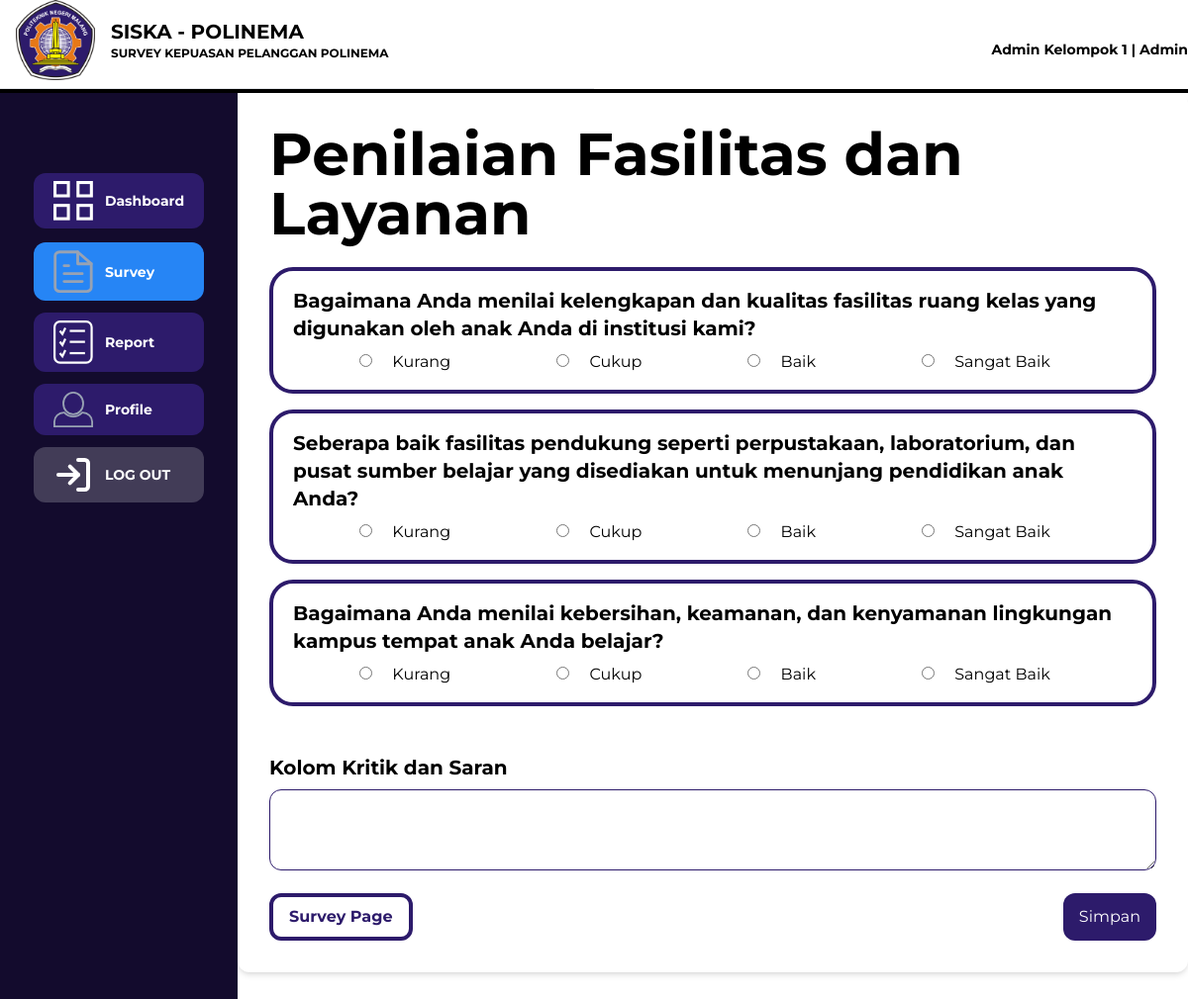
Page /wali/penilaianFasilitas_Wali.php (signed in) on the committed database.
### tables this page shows
CREATE TABLE `m_survey_soal` (
  `id_soal` int(11) NOT NULL,
  `id_survey` int(11) DEFAULT NULL,
  `id_kategori` int(11) DEFAULT NULL,
  `no_urut` int(11) DEFAULT NULL,
  `soal_jenis` enum('pilihan') DEFAULT NULL,
  `soal_nama` varchar(500) DEFAULT NULL
);

### wali/penilaianFasilitas_Wali.php (the view, shortened to what this page needs)
<?php
$servername = "localhost";
$username_db = "root";
$password_db = "";
$database = "projekakhir";
$conn = new mysqli($servername, $username_db, $password_db, $database);
$sql = "SELECT s.id_soal, s.id_survey id_survey, k.kategori_nama, k.id_kategori id_kategori, soal_nama FROM m_survey_soal s LEFT JOIN m_kategori k ON s.id_kategori = k.id_kategori WHERE s.id_kategori = 1 && s.id_survey=3;";
$result = $conn->query($sql);
?>
<!DOCTYPE html>
<html lang="en">
<script src="https://cdn.tailwindcss.com"></script>
<body>
    <div class="grid grid-cols-2">
        <div class="left relative">
            <div class="flex items-center gap-4 mb-2 ps-4">
                <img src="../aset/lambang-polinema1.png" class="w-20" />
                <div>
                    <h1 class="font-bold text-xl">SISKA - POLINEMA</h1>
                    <p class="text-xs font-bold">SURVEY KEPUASAN PELANGGAN POLINEMA</p>
                </div>
            </div>
        </div>
        <div class="text-sm text-end mt-10">
            <h1><b><?=$_SESSION['nama']?> | <?=$_SESSION['user_type']?></b></h1>
        </div>
        <hr />
    </div>
    <hr class="border-2 border-black" />
    <div class="grid grid-cols-5 h-screen">
        <div class="left bg-[#130B2d] py-20 relative">
            <ul class="grid grid-rows-3 gap-3 text-center text-sm items-center justify-center">
                <li class="px-5 py-2 bg-[#2D1B6B] font-bold text-white rounded-xl">
                    <a class="flex items-center gap-3" href="dashboardWali.php"><img src="../aset/dashSym.svg" class="w-10" /><span>Dashboard</span></a>
                </li>
                <li class="px-5 py-2 bg-[#2685F5] font-bold text-white rounded-xl">
                    <a class="flex items-center gap-3" href="surveyWali.php"><img src="../aset/surveySym.svg" class="w-10" /><span>Survey</span></a>
                </li>
                <li class="px-5 py-2 bg-[#2D1B6B] font-bold text-white rounded-xl">
                    <a class="flex items-center gap-3" href="reportWali.php"><img src="../aset/ReportSym.svg" class="w-10" /><span>Report</span></a>
                </li>
                <li class="px-5 py-2 bg-[#2D1B6B] font-bold text-white rounded-xl">
                    <a class="flex items-center gap-3" href="profileWali.php"><img src="../aset/profileSym.svg" class="w-10" /><span>Profile</span></a>
                </li>
                <li class="px-5 py-2 bg-[#423C57] font-bold text-white rounded-xl">
                    <a class="flex items-center gap-3" href="../logout.php"><img src="../aset/Logout.svg" class="w-10" /><span>LOG OUT</span></a>
                </li>
            </ul>
        </div>
        <div class="col-span-4">
        <main class="col-span-4">
        <div class="bg-white p-8 rounded-xl shadow-md">
        <h1 class="text-6xl font-bold mb-6">Penilaian Fasilitas dan Layanan</h1>
        <form action = "submitProses_Wali.php" method= "post">
            <div class="grid gap-4 col-span-4">
                <?php
                if ($result->num_rows > 0) {
                    while($row = $result->fetch_assoc()) {
                      ?>
                <div class="border rounded-3xl px-5 py-4 border-[#2D1B6B] border-4 w-full">
                    <h2 class="text-xl font-bold mb-2"><?=$row['soal_nama']?></h2>
                    <div class="flex justify-evenly gap-6 w-full">
                    <div>
                        <input type="radio" id="<?=$row['id_kategori'].'1'?>" name="<?=$row['id_soal']?>" value="kurang"  />
                        <label for="<?=$row['id_kategori'].'1'?>" class=" text-black py-2 px-4 rounded-xl">Kurang</label>
                    </div>
                    <div>
                        <input type="radio" id="<?=$row['id_kategori'].'2'?>" name="<?=$row['id_soal']?>" value="cukup" />
                        <label for="<?=$row['id_kategori'].'2'?>" class=" text-black py-2 px-4 rounded-xl">Cukup</label>
                    </div>
                    <div>
                        <input type="radio" id="<?=$row['id_kategori'].'3'?>" name="<?=$row['id_soal']?>" value="baik" />
                        <label for="<?=$row['id_kategori'].'3'?>" class=" text-black py-2 px-4 rounded-xl">Baik</label>
                    </div>
                    <div>
                        <input type="radio" id="<?=$row['id_kategori'].'4'?>" name="<?=$row['id_soal']?>" value="sangat baik" />
                        <label for="<?=$row['id_kategori'].'4'?>" class=" text-black py-2 px-4 rounded-xl">Sangat Baik</label>
                    </div>
                    </div>
                </div>
                <?php
                    }
                  } else {
                    echo "0 results";
                  }
                ?>
            <div class="mt-8">
                <h2 class="text-xl font-bold mb-2">Kolom Kritik dan Saran</h2>
                <textarea class="w-full p-4 rounded-xl border border-[#2D1B6B]" name="saran"></textarea>
            </div>
            <div>
            <div class="flex justify-between w-full">
            <button class="bg-white text-[#2D1B6B] border-[#2D1B6B] py-2 px-4 rounded-xl border-[#2D1B6B] border-4" type="back"><a href="surveyWali.php"><b>Survey Page</b></a></button>
            <button class="end-content bg-[#2D1B6B] text-white py-2 px-4 rounded-xl" type="submit">Simpan</button>
            </div>
            </div>
        </form>
    </div>
</main>
        </div>
    </div>
</body>
</html>

### wali/penilaianFasilitas_Wali.php (style rules this page uses)
body { font-family: "Montserrat"; font-style: normal; font-weight: 400; }

### rows in the picture
m_survey_soal: soal_nama "Bagaimana Anda menilai kelengkapan dan kualitas fasilitas ruang kelas yang digunakan oleh anak Anda di institusi kami?"
m_survey_soal: soal_nama "Seberapa baik fasilitas pendukung seperti perpustakaan, laboratorium, dan pusat sumber belajar yang disediakan untuk menunjang pendidikan anak Anda?"
m_survey_soal: soal_nama "Bagaimana Anda menilai kebersihan, keamanan, dan kenyamanan lingkungan kampus tempat anak Anda belajar?"

### other values in the picture
$_SESSION['nama'] "Admin Kelompok 1"
$_SESSION['user_type'] "Admin"
